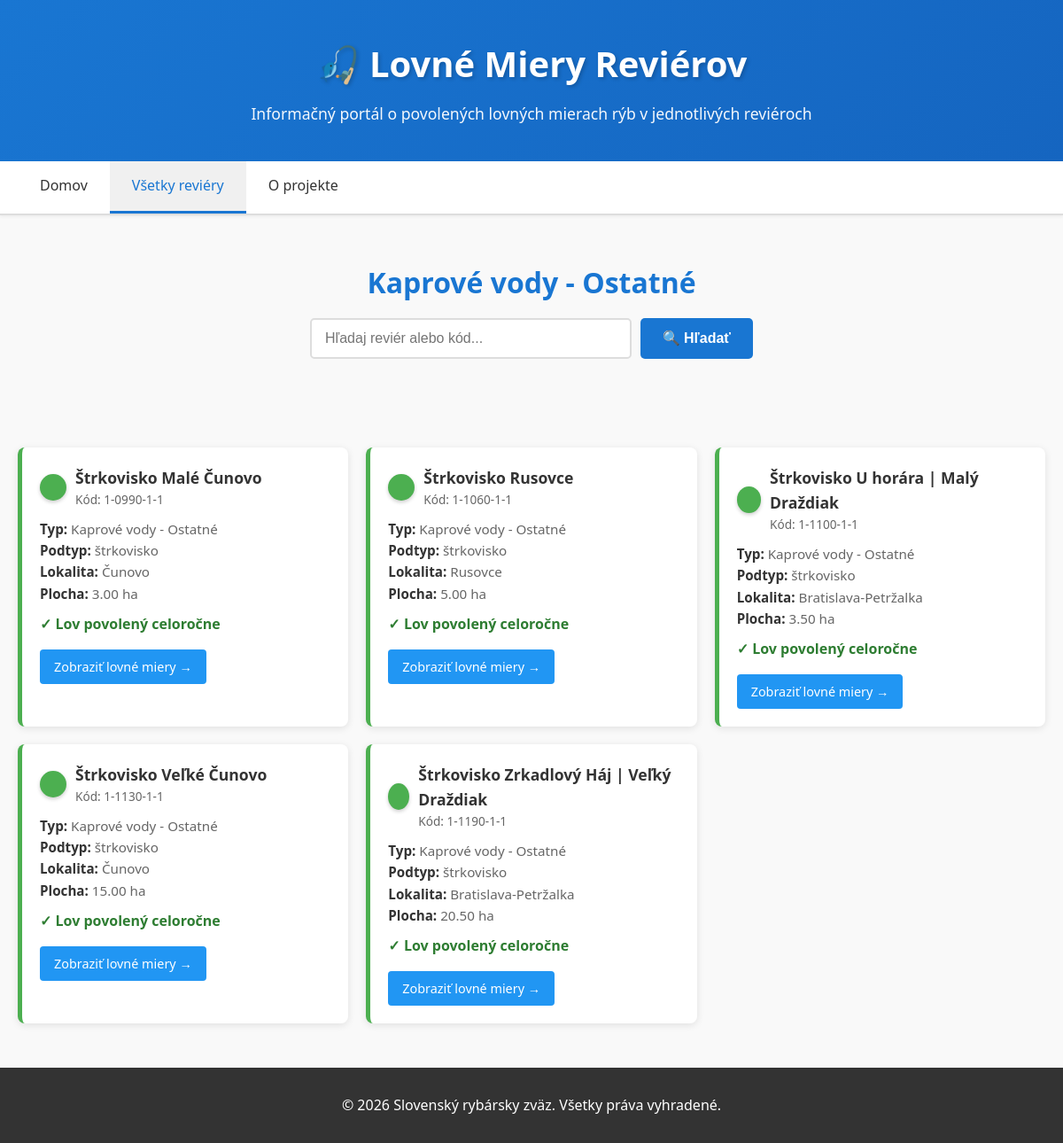
Screenshot of /reviery.php?typ=3 with the database file from the repository.
### tables this page shows
CREATE TABLE IF NOT EXISTS `reviery` (
  `id` INT AUTO_INCREMENT PRIMARY KEY,
  `kod_revieru` VARCHAR(20) NOT NULL UNIQUE,
  `nazev` VARCHAR(255) NOT NULL,
  `typ_vody_id` INT NOT NULL,
  `podtyp` VARCHAR(100),
  `plocha_ha` DECIMAL(10,2),
  `lokalita` VARCHAR(255),
  `popis` TEXT,
  `poznamky` TEXT,
  `zakaz_od` DATE,
  `zakaz_do` DATE,
  `povinnosti` TEXT,
  `created_at` TIMESTAMP DEFAULT CURRENT_TIMESTAMP,
  `updated_at` TIMESTAMP DEFAULT CURRENT_TIMESTAMP ON UPDATE CURRENT_TIMESTAMP,
  FOREIGN KEY (`typ_vody_id`) REFERENCES `typy_vod`(`id`)
);

CREATE TABLE IF NOT EXISTS `typy_vod` (
  `id` INT PRIMARY KEY,
  `nazev` VARCHAR(100) NOT NULL,
  `farba` VARCHAR(20) NOT NULL,
  `popis` TEXT
);

### models/Reviery.php (called while the page is built, shortened)
<?php
class Reviery {
    private $conn;
    private $table = 'reviery';
    public function __construct($db) {
        $this->conn = $db;
    }
    public function getByType($type_id) {
        $query = 'SELECT r.*, t.nazev as typ_nazev, t.farba
                  FROM ' . $this->table . ' r
                  JOIN typy_vod t ON r.typ_vody_id = t.id
                  WHERE r.typ_vody_id = ?
                  ORDER BY r.nazev';
        $stmt = $this->conn->prepare($query);
        $stmt->execute([$type_id]);
        return $stmt->fetchAll(PDO::FETCH_ASSOC);
    }
}
?>

### public/reviery.php (the view, shortened to what this page needs)
<?php
require_once '../models/Reviery.php';
$db = new Database();
$conn = $db->connect();
$revieryModel = new Reviery($conn);
$reviery = [];
$search = '';
$title = 'Všetky reviéry';
if (isset($_GET['search']) && !empty($_GET['search'])) {
    $search = $_GET['search'];
    $reviery = $revieryModel->search($search);
    $title = 'Výsledky hľadania: ' . htmlspecialchars($search);
} elseif (isset($_GET['typ']) && !empty($_GET['typ'])) {
    $typ = intval($_GET['typ']);
    $reviery = $revieryModel->getByType($typ);
    $typyNazvy = ['', 'Kaprové vody - Tečúce', 'Kaprové vody - Nádrže', 'Kaprové vody - Ostatné', 'Pstruhové vody', 'Lipňové vody'];
    $title = $typyNazvy[$typ] ?? 'Reviéry';
} else {
    $reviery = $revieryModel->getAll();
}
$farbyMapa = [
    'modrá' => '#2196F3',
    'červená' => '#f44336',
    'zelená' => '#4CAF50',
    'žltá' => '#FFC107',
    'oranžová' => '#FF9800'
];
?>
<!DOCTYPE html>
<html lang="sk">
<head>
    <link rel="stylesheet" href="css/style.css">
</head>
<body>
    <header>
        <div class="container">
            <h1>🎣 Lovné Miery Reviérov</h1>
            <p>Informačný portál o povolených lovných mierach rýb v jednotlivých reviéroch</p>
        </div>
    </header>
    <nav class="navbar">
        <div class="container">
            <ul>
                <li><a href="index.php">Domov</a></li>
                <li><a href="reviery.php" class="active">Všetky reviéry</a></li>
                <li><a href="o-nas.php">O projekte</a></li>
            </ul>
        </div>
    </nav>
    <main class="container">
        <section class="hero">
            <h2><?php echo htmlspecialchars($title); ?></h2>
            <div class="search-box">
                <form method="GET" action="reviery.php">
                    <input type="text" name="search" placeholder="Hľadaj reviér alebo kód..." value="<?php echo htmlspecialchars($search); ?>">
                    <button type="submit">🔍 Hľadať</button>
                </form>
            </div>
        </section>
        <?php if (count($reviery) > 0): ?>
            <div class="reviery-container">
                <?php foreach ($reviery as $reviera): ?>
                    <?php
                        $farba = $farbyMapa[$reviera['farba']] ?? '#2196F3';
                        $lovPovoleny = $revieryModel->isLovPovoleny($reviera['id']);
                    ?>
                    <div class="reviera-card" style="border-left-color: <?php echo $farba; ?>;">
                        <div class="reviera-header">
                            <div class="reviera-color" style="background-color: <?php echo $farba; ?>;"></div>
                            <div class="reviera-title">
                                <h3><?php echo htmlspecialchars($reviera['nazev']); ?></h3>
                                <div class="reviera-kod">Kód: <?php echo htmlspecialchars($reviera['kod_revieru']); ?></div>
                            </div>
                        </div>
                        <div class="reviera-info">
                            <strong>Typ:</strong> <?php echo htmlspecialchars($reviera['typ_nazev']); ?><br>
                            <?php if ($reviera['podtyp']): ?>
                                <strong>Podtyp:</strong> <?php echo htmlspecialchars($reviera['podtyp']); ?><br>
                            <?php endif; ?>
                            <?php if ($reviera['lokalita']): ?>
                                <strong>Lokalita:</strong> <?php echo htmlspecialchars($reviera['lokalita']); ?><br>
                            <?php endif; ?>
                            <?php if ($reviera['plocha_ha']): ?>
                                <strong>Plocha:</strong> <?php echo htmlspecialchars($reviera['plocha_ha']); ?> ha<br>
                            <?php endif; ?>
                        </div>
                        <?php if ($reviera['zakaz_od'] && $reviera['zakaz_do']): ?>
                            <div class="zakaz-badge">
                                ⚠️ Zákaz lovu: <?php echo date('d.m', strtotime($reviera['zakaz_od'])); ?> - <?php echo date('d.m', strtotime($reviera['zakaz_do'])); ?>
                                <?php if (!$lovPovoleny): ?>
                                    <br><strong>Dnes zákaz!</strong>
                                <?php endif; ?>
                            </div>
                        <?php else: ?>
                            <div style="color: #2e7d32; margin-top: 10px; font-weight: 600;">✓ Lov povolený celoročne</div>
                        <?php endif; ?>
                        <a href="detail.php?id=<?php echo $reviera['id']; ?>" class="view-btn">Zobraziť lovné miery →</a>
                    </div>
                <?php endforeach; ?>
            </div>
        <?php endif; ?>
    </main>
    <footer>
        <div class="container">
            <p>&copy; 2026 Slovenský rybársky zväz. Všetky práva vyhradené.</p>
        </div>
    </footer>
</body>
</html>

### public/css/style.css (style rules this page uses)
:root { --primary-color: #1976D2; --secondary-color: #f44336; --success-color: #4CAF50; --warning-color: #FFC107; --danger-color: #f44336; --light-bg: #f5f5f5; --border-color: #ddd; --text-color: #333; --text-light: #666; }
* { margin: 0; padding: 0; box-sizing: border-box; }
body { font-family: 'Segoe UI', Tahoma, Geneva, Verdana, sans-serif; color: var(--text-color); line-height: 1.6; background-color: #f9f9f9; }
.container { max-width: 1200px; margin: 0 auto; padding: 0 20px; }
header { background: linear-gradient(135deg, var(--primary-color) 0%, #1565C0 100%); color: white; padding: 40px 0; text-align: center; box-shadow: 0 2px 5px rgba(0,0,0,0.1); }
header h1 { font-size: 2.5em; margin-bottom: 10px; text-shadow: 2px 2px 4px rgba(0,0,0,0.2); }
header p { font-size: 1.1em; opacity: 0.95; }
.navbar { background-color: #fff; border-bottom: 2px solid var(--border-color); position: sticky; top: 0; z-index: 100; box-shadow: 0 2px 3px rgba(0,0,0,0.05); }
.navbar ul { list-style: none; display: flex; gap: 0; }
.navbar a { display: block; padding: 15px 25px; text-decoration: none; color: var(--text-color); border-bottom: 3px solid transparent; transition: all 0.3s ease; font-weight: 500; }
.navbar a:hover, .navbar a.active { border-bottom-color: var(--primary-color); background-color: #f0f0f0; color: var(--primary-color); }
main { padding: 40px 0; }
.hero { text-align: center; padding: 50px 0; margin-bottom: 50px; }
.hero h2 { font-size: 2em; margin-bottom: 15px; color: var(--primary-color); }
.search-box form { display: flex; gap: 10px; max-width: 500px; margin: 0 auto; flex-wrap: wrap; justify-content: center; }
.search-box input { flex: 1; min-width: 250px; padding: 12px 15px; border: 2px solid var(--border-color); border-radius: 5px; font-size: 1em; transition: border-color 0.3s; }
.search-box button { padding: 12px 25px; background-color: var(--primary-color); color: white; border: none; border-radius: 5px; font-size: 1em; cursor: pointer; transition: background-color 0.3s; font-weight: 600; }
footer { background-color: #333; color: white; text-align: center; padding: 30px 0; margin-top: 50px; }
footer p { margin: 0; }

### public/reviery.php (style rules this page uses)
.reviery-container { display: grid; grid-template-columns: repeat(auto-fill, minmax(350px, 1fr)); gap: 20px; margin: 30px 0; }
.reviera-card { background: white; border-radius: 8px; padding: 20px; box-shadow: 0 2px 8px rgba(0,0,0,0.1); transition: transform 0.3s, box-shadow 0.3s; border-left: 5px solid #2196F3; cursor: pointer; }
.reviera-header { display: flex; align-items: center; gap: 10px; margin-bottom: 10px; }
.reviera-color { width: 30px; height: 30px; border-radius: 50%; box-shadow: 0 2px 4px rgba(0,0,0,0.2); }
.reviera-title { flex-grow: 1; }
.reviera-title h3 { margin: 0; color: #333; font-size: 1.1em; }
.reviera-kod { font-size: 0.85em; color: #666; font-weight: 500; }
.reviera-info { font-size: 0.95em; color: #666; margin: 10px 0; line-height: 1.6; }
.reviera-info strong { color: #333; }
.view-btn { display: inline-block; margin-top: 15px; padding: 8px 16px; background-color: #2196F3; color: white; text-decoration: none; border-radius: 4px; transition: background-color 0.3s; font-size: 0.9em; }

### rows the page displays
reviery: nazev "Štrkovisko Malé Čunovo", kod_revieru "1-0990-1-1", typ_vody.nazev "Kaprové vody - Ostatné", podtyp "štrkovisko", lokalita "Čunovo", plocha_ha "3.00", shows "✓ Lov povolený celoročne"
reviery: nazev "Štrkovisko Rusovce", kod_revieru "1-1060-1-1", typ_vody.nazev "Kaprové vody - Ostatné", podtyp "štrkovisko", lokalita "Rusovce", plocha_ha "5.00", shows "✓ Lov povolený celoročne"
reviery: nazev "Štrkovisko U horára | Malý Draždiak", kod_revieru "1-1100-1-1", typ_vody.nazev "Kaprové vody - Ostatné", podtyp "štrkovisko", lokalita "Bratislava-Petržalka", plocha_ha "3.50", shows "✓ Lov povolený celoročne"
reviery: nazev "Štrkovisko Veľké Čunovo", kod_revieru "1-1130-1-1", typ_vody.nazev "Kaprové vody - Ostatné", podtyp "štrkovisko", lokalita "Čunovo", plocha_ha "15.00", shows "✓ Lov povolený celoročne"
reviery: nazev "Štrkovisko Zrkadlový Háj | Veľký Draždiak", kod_revieru "1-1190-1-1", typ_vody.nazev "Kaprové vody - Ostatné", podtyp "štrkovisko", lokalita "Bratislava-Petržalka", plocha_ha "20.50", shows "✓ Lov povolený celoročne"

### other values shown
$title "Kaprové vody - Ostatné"
